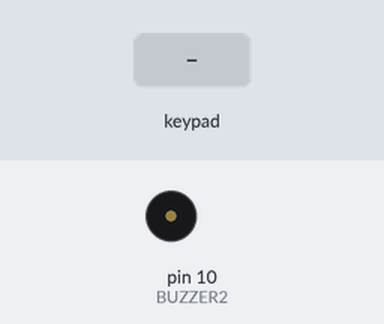
Recording of a sketch running on a simulated Arduino Uno, built with avr-gcc and run on an emulated ATmega328P. Parts: buzzer (waves = sounding). Wiring (inferred from the names in the program): 4×3 keypad with keys 1 2 3 4 5 6 7 8 9 * 0 # (labels assumed): rows pin 5, pin 4, pin 3, pin 2; columns pin 8, pin 7, pin 6. The inputs (shaded band) are chosen by the test bench. What the sketch prints to the serial monitor is not drawn.

Above: at 1.2 s.
1.3 s: keypad keys 1 2 3 4 5 6 pressed 0.4 s apart
At 1.75 s:
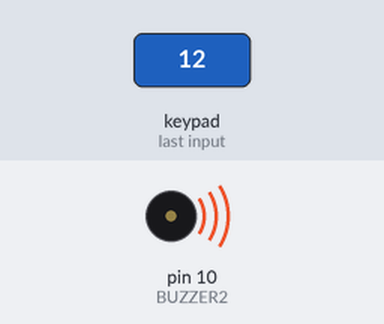
5.2 s: key '*' pressed
At 5.9 s:
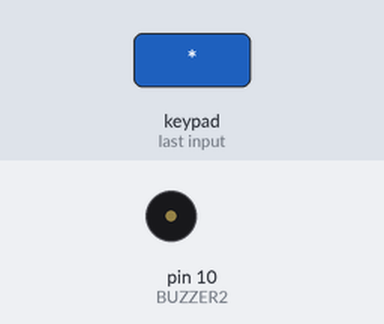
6.7 s: key '#' pressed
At 8.2 s:
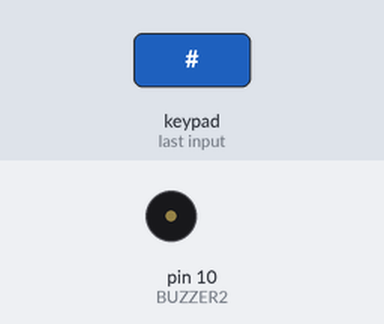
Timing chart, 0 to 9.7 s (numbered marks = the images above; inputs shaded):
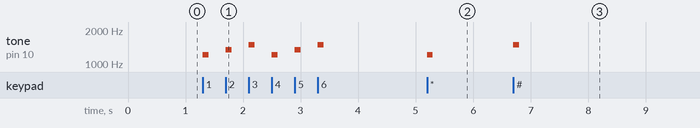

The sketch:

Projeto3.ino
```cpp
#include <AsyncDelay.h>

#define PWD "123456"

#define COLUNA1 8
#define COLUNA2 7
#define COLUNA3 6
#define LINHA1 5
#define LINHA2 4
#define LINHA3 3
#define LINHA4 2

AsyncDelay delayDebounce;

unsigned int keypad = 0;
unsigned int keypadOld = 0;
String senha;
String tecla = "x";

#define WAITING_STAR 0x00
#define WAITING_PWD 0x01
#define ENTERED_PWD 0x02

#define BUZZER1 9
#define BUZZER2 10
#define BUZZER_TIME 100
#define DEBOUNCE_TIME 50

#define ONE (1<<1)
#define TWO (1<<2)
#define THREE (1<<3)
#define FOUR (1<<4)
#define FIVE (1<<5)
#define SIX (1<<6)
#define SEVEN (1<<7)
#define EIGHT (1<<8)
#define NINE (1<<9)
#define ZERO (1<<0)
#define STAR (1<<10)
#define HASH (1<<11)

byte stateMachine = WAITING_STAR;
void setup() {
  Serial.begin(9600);

  pinMode(BUZZER1, OUTPUT);
  pinMode(BUZZER2, OUTPUT);

  pinMode(COLUNA1,INPUT_PULLUP);
  pinMode(COLUNA2,INPUT_PULLUP);
  pinMode(COLUNA3,INPUT_PULLUP);
  pinMode(LINHA1,OUTPUT);
  pinMode(LINHA2,OUTPUT);
  pinMode(LINHA3,OUTPUT);
  pinMode(LINHA4,OUTPUT);

  delayDebounce.start(DEBOUNCE_TIME, AsyncDelay::MILLIS);
}


void loop() {

  if(delayDebounce.isExpired())
    keypad = teclado();
  else
    keypad = keypadOld;

  if(keypad != keypadOld){
    keypadOld = keypad;
    delayDebounce.expire();
    delayDebounce.repeat();
  }
  else{
    keypad = 0;
  }

//  for(int i=0; i<12; i++){
//    unsigned int aux = 0;
//    aux = (keypad>>i)&0x01;
//    if(aux){
//      if(i<10)
//        Serial.println(i);
//      else{
//        if(i==10)
//          Serial.println("*");
//        if(i==11)
//          Serial.println("#");
//      }
//    }
//  }

  switch(keypad){
    case ONE:
      tecla = F("1");
      tone(BUZZER1, 697, BUZZER_TIME);
      tone(BUZZER2, 1209, BUZZER_TIME);
      break;
    case TWO:
      tecla = F("2");
      tone(BUZZER1, 697, BUZZER_TIME);
      tone(BUZZER2, 1336, BUZZER_TIME);
      break;
    case THREE:
      tecla = F("3");
      tone(BUZZER1, 697, BUZZER_TIME);
      tone(BUZZER2, 1477, BUZZER_TIME);
      break;
    case FOUR:
      tecla = F("4");
      tone(BUZZER1, 770, BUZZER_TIME);
      tone(BUZZER2, 1209, BUZZER_TIME);
      break;
    case FIVE:
      tecla = F("5");
      tone(BUZZER1, 770, BUZZER_TIME);
      tone(BUZZER2, 1336, BUZZER_TIME);
      break;
    case SIX:
      tecla = F("6");
      tone(BUZZER1, 770, BUZZER_TIME);
      tone(BUZZER2, 1477, BUZZER_TIME);
      break;
    case SEVEN:
      tecla = F("7");
      tone(BUZZER1, 852, BUZZER_TIME);
      tone(BUZZER2, 1209, BUZZER_TIME);
      break;
    case EIGHT:
      tecla = F("8");
      tone(BUZZER1, 852, BUZZER_TIME);
      tone(BUZZER2, 1336, BUZZER_TIME);
      break;
    case NINE:
      tecla = F("9");
      tone(BUZZER1, 852, BUZZER_TIME);
      tone(BUZZER2, 1477, BUZZER_TIME);
      break;
    case ZERO:
      tecla = F("0");
      tone(BUZZER1, 941, BUZZER_TIME);
      tone(BUZZER2, 1336, BUZZER_TIME);
      break;
    case STAR:
      tecla = F("*");
      tone(BUZZER1, 941, BUZZER_TIME);
      tone(BUZZER2, 1209, BUZZER_TIME);
      break;
    case HASH:
      tecla = F("#");
      tone(BUZZER1, 941, BUZZER_TIME);
      tone(BUZZER2, 1477, BUZZER_TIME);
      break;
    default:
      tecla = F("x");
      break;
  }
  if(tecla != F("x"))
    Serial.print(tecla);
  if(tecla == F("#"))
    Serial.println("");


  switch(stateMachine){
    case WAITING_STAR:
      if(tecla == F("*")){
        stateMachine = WAITING_PWD;
        senha = "";
      }
      break;
    case WAITING_PWD:
      if(tecla == F("*")){
        senha = "";
        stateMachine = WAITING_STAR;
      }
      else{
        if(tecla == F("#")){
          stateMachine = ENTERED_PWD;
        }
        else{
          if(tecla != F("x")){
            senha += tecla;
          }
        }
      }
      break;
    case ENTERED_PWD:
      if(senha == F(PWD)){
        Serial.println("Senha correta");
        Serial.println(senha);
      }
      else{
        Serial.println("Senha incorreta");
        Serial.println(senha);
      }
      senha = "";
      stateMachine = WAITING_STAR;
      break;
  }
}


unsigned int teclado(){
  unsigned int saida = 0;
  digitalWrite(LINHA1,LOW);
  digitalWrite(LINHA2,HIGH);
  digitalWrite(LINHA3,HIGH);
  digitalWrite(LINHA4,HIGH);
  saida |= (!digitalRead(COLUNA1)<<1)|(!digitalRead(COLUNA2)<<2)|(!digitalRead(COLUNA3)<<3);

  digitalWrite(LINHA1,HIGH);
  digitalWrite(LINHA2,LOW);
  digitalWrite(LINHA3,HIGH);
  digitalWrite(LINHA4,HIGH);
  saida |= (!digitalRead(COLUNA1)<<4)|(!digitalRead(COLUNA2)<<5)|(!digitalRead(COLUNA3)<<6);

  digitalWrite(LINHA1,HIGH);
  digitalWrite(LINHA2,HIGH);
  digitalWrite(LINHA3,LOW);
  digitalWrite(LINHA4,HIGH);
  saida |= (!digitalRead(COLUNA1)<<7)|(!digitalRead(COLUNA2)<<8)|(!digitalRead(COLUNA3)<<9);

  digitalWrite(LINHA1,HIGH);
  digitalWrite(LINHA2,HIGH);
  digitalWrite(LINHA3,HIGH);
  digitalWrite(LINHA4,LOW);
  saida |= (!digitalRead(COLUNA1)<<10)|(!digitalRead(COLUNA2)<<0)|(!digitalRead(COLUNA3)<<11);

  return saida;
}
```

Measured:
- after the input at 1.3 s, tone on pin 10 (BUZZER2): plays 1209 Hz for 0.10 s, 1336 Hz for 0.10 s, 1477 Hz for 0.10 s, 1209 Hz for 0.10 s, 1336 Hz for 0.10 s, 1477 Hz for 0.10 s, starting at once
- after the input at 5.2 s, tone on pin 10 (BUZZER2): silent → 1209 Hz at once, → silent 0.10 s later
- after the input at 6.7 s, tone on pin 10 (BUZZER2): silent → 1477 Hz at once, → silent 0.10 s later
